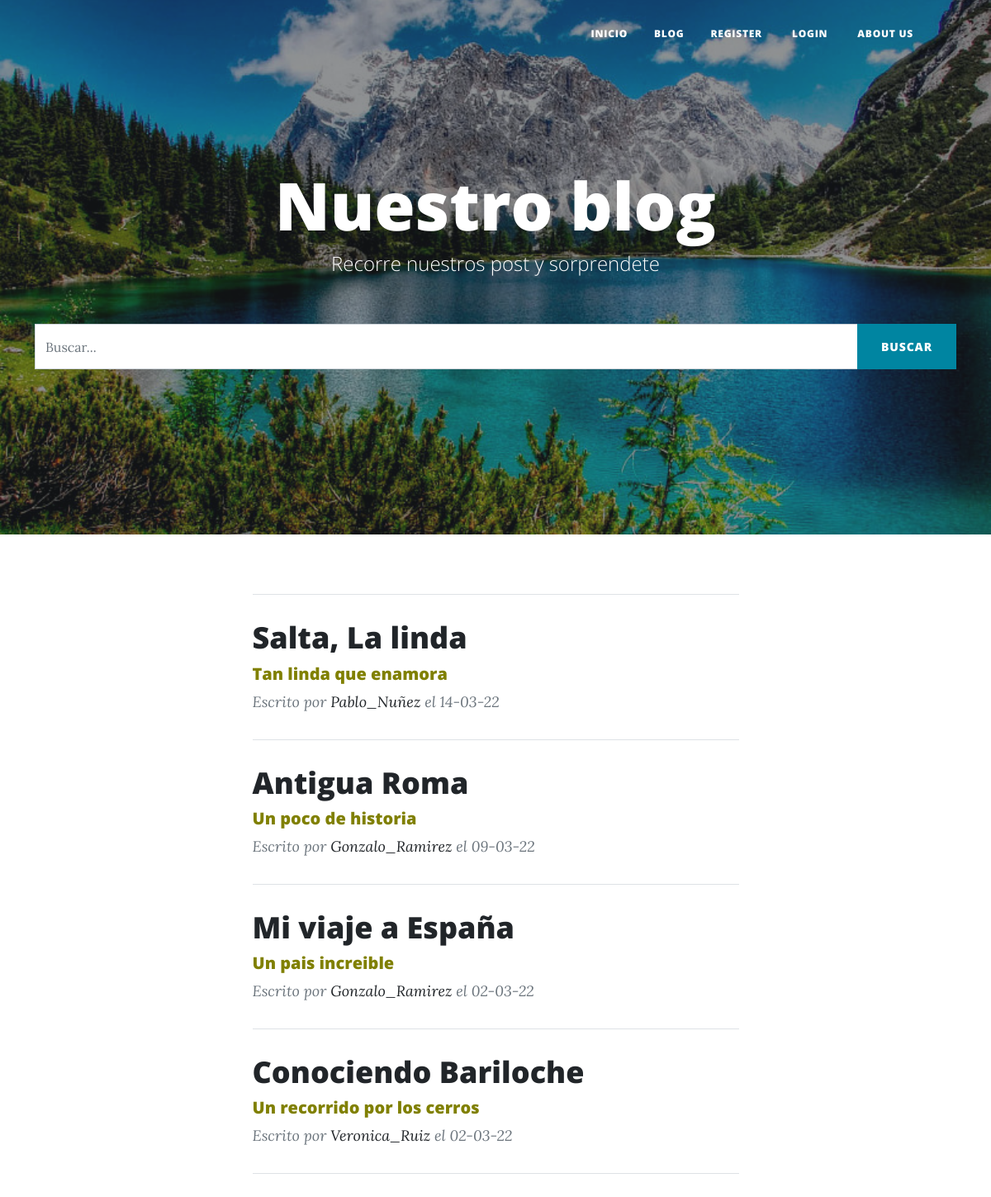
/AppViajes/pages/, run on the app's committed database.
### AppViajes/models.py (models this page shows, shortened)
class Post(models.Model):
    id=models.AutoField(primary_key= True)
    titulo=models.CharField('Titulo',max_length=50,null= False, blank= False)
    subtitulo=models.CharField('Subtitulo',max_length=30)
    slug=models.CharField('Slug',max_length=100,null= False, blank= False)
    contenido=RichTextField()
    autor=models.ForeignKey(User, on_delete=models.CASCADE)
    fecha_creacion=models.DateField('Fecha de creación', auto_now=False, auto_now_add=True)

### AppViajes/views.py (the view)
# urls.py: path('pages/',pages ,name="Pages"),
def pages(request):
    busqueda=request.GET.get("buscar")
    posts =Post.objects.filter().order_by('-fecha_creacion')
    if busqueda:
        posts = Post.objects.filter(
            Q(titulo__icontains = busqueda) |
            Q(contenido__icontains = busqueda) |
            Q(subtitulo__icontains = busqueda)
             ).distinct()
    return render(request, 'AppViajes/index.html', {'posts':posts})

### templates/AppViajes/index.html (shortened to what this page needs)
{% load static %}
<!DOCTYPE html>
<html lang="en">
    <head>
        <link href="{%static 'AppViajes/css/styles.css' %}" rel="stylesheet" />
    </head>
    <body>
        <nav class="navbar navbar-expand-lg navbar-light" id="mainNav">
            <div class="container px-4 px-lg-5">
                <div class="collapse navbar-collapse" id="navbarResponsive">
                    <ul class="navbar-nav ms-auto py-4 py-lg-0">
                        <li class="nav-item"><a class="nav-link px-lg-3 py-3 py-lg-4" href="{% url 'AppViajes:Inicio' %}">Inicio</a></li>
                        <li class="nav-item"><a class="nav-link px-lg-3 py-3 py-lg-4" href="{% url 'AppViajes:Pages' %}">Blog</a></li>
                        {% if not request.user.is_authenticated %}
                        <li class="nav-item"><a class="nav-link px-lg-3 py-3 py-lg-4" href="{% url 'AppViajes:Register' %}">Register</a></li>
                        <li class="nav-item mx-0 mx-lg-1"><a class="nav-link px-lg-3 py-3 py-lg-4" href="{% url 'AppViajes:Login' %}">Login</a></li>
                        {% endif %}
                        <li class="nav-item"><a class="nav-link px-lg-3 py-3 py-lg-4" href="{% url 'AppViajes:About' %}">About us</a></li>
                    </ul>
                </div>
            </div>
        </nav>
        <header class="masthead" style="background-image: url({% block imagen %}{% static 'AppViajes/assets/img/fondo.jpg'%}{% endblock imagen %})">
            <div class="container position-relative px-4 px-lg-5">
                <div class="row gx-4 gx-lg-5 justify-content-center">
                    <div class="col-md-10 col-lg-8 col-xl-7">
                        <div class="site-heading">
                            <h1>{% block titulo_principal%} Nuestro blog</h1>
                            <span class="subheading">Recorre nuestros post y sorprendete</span>
                            {% endblock titulo_principal%}
                        </div>
                    </div>
                </div>
            </div>
            <br>
            <br>
            {%block busqueda%}
                <div class="container">
                    <div class="row">
                        <div class="col-md-12 search">
                            <form method="get">
                                <div id="custom-search-input">
                                    <div class="input-group col-md-12">
                                        <input type="text" class="form-control" placeholder="Buscar..." name="buscar" value = "{{ request.GET.buscar }}">
                                        <span class="input-group-list">
                                            <button type="submit"  class="btn btn-primary text-uppercase">Buscar</button>
                                        </span>
                                    </div>
                                </div>
                            </form>
                        </div>
                    </div>
                </div>
        {%endblock busqueda%}
        </header>
        <div class="container px-4 px-lg-5">
            <div class="row gx-4 gx-lg-5 justify-content-center">
                <div class="col-md-10 col-lg-8 col-xl-7">
                        {%block contenido%}
                            <hr class="my-4" />
                            {% if posts %}
                                {% for post in posts %}
                                    <div class="post-preview">
                                    <a href= "{% url 'AppViajes:Detalle_post' post.slug %}">
                                        <h2 class="post-title">
                                            {{post.titulo}}
                                        </h2>
                                        <h5 style="color:#808000" class="post-subtitulo">
                                            {{post.subtitulo}}
                                        </h5>
                                    </a>
                                    <p class="post-meta">
                                        Escrito por
                                        <a href="#!">{{post.autor}}</a> el
                                        {{post.fecha_creacion |date:"d-m-y"}}
                                    </p>
                                    </div>
                                    <hr class="my-4" />
                                {% endfor %}
                                {% else%}
                                    <h2><center>No existen post registrados con esa descripción</center></h2>
                            {% endif%}
                        {%endblock contenido%}
                </div>
            </div>
        </div>
     </body>

### data on the page
Post: titulo "Salta, La linda", subtitulo "Tan linda que enamora", autor "Pablo_Nuñez", fecha_creacion "14-03-22"
Post: titulo "Antigua Roma", subtitulo "Un poco de historia", autor "Gonzalo_Ramirez", fecha_creacion "09-03-22"
Post: titulo "Mi viaje a España", subtitulo "Un pais increible", autor "Gonzalo_Ramirez", fecha_creacion "02-03-22"
Post: titulo "Conociendo Bariloche", subtitulo "Un recorrido por los cerros", autor "Veronica_Ruiz", fecha_creacion "02-03-22"
